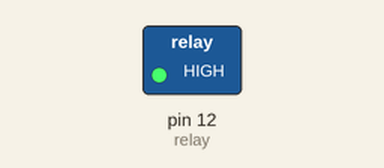
Simulated run of this sketch. Board: Arduino Uno, built with avr-gcc and run on an emulated ATmega328P. Shown: switched loads named in the sketch (green lamp = pin HIGH). What the sketch prints to the serial monitor is not drawn.

Above: at 0.3 s.
Timing chart, 0 to 1.8 s (numbered marks = the images above):
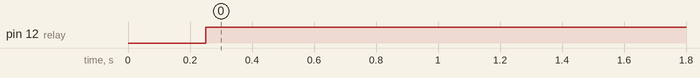

The sketch:

SerialExampleSketch.ino
```cpp
char incomingByte = 0;
char incomingString[26] = {0};
String str;
String buff;
int tim;
int start;
int strikeTotal;
int strikeCurr;
bool rndEnd;
bool boom;

int i;
int j;

//BUZUZER
int buzzer = 11;

int relay = 12;

void setup() {
  // put your setup code here, to run once:
  Serial.begin(9600);
  pinMode(relay,OUTPUT);
}

void loop() {
  // put your main code here, to run repeatedly:
  i = 0;
  while(Serial.available() > 0){
    if(i < 25){
       incomingByte = Serial.read();
       incomingString[i] = incomingByte;
       i++;
       }
     else{
      Serial.read();
     }
  }
  str = String(incomingString);
  //Serial.print(str);

  buff = str.substring(2,5);
  tim = buff.toInt();

  buff = str.substring(8,9);
  start = buff.toInt();

  buff = str.substring(12,13);
  rndEnd = buff.toInt();

  buff = str.substring(16,17);
  strikeCurr = buff.toInt();

  buff = str.substring(20,21);
  strikeTotal = buff.toInt();

  buff = str.substring(24,25);
  boom = buff.toInt();


  //Serial.print("\n\nTime:");
  //Serial.print(tim);
  //Serial.print("\nStart:");
  //Serial.print(start);
  //Serial.print("\nRound End:");
  //Serial.print(rndEnd);
 // Serial.print("\nCurrent Strike:");
 // Serial.print(strikeCurr);
 // Serial.print("\nTotal Strikes:");
  //Serial.print(strikeTotal);
  Serial.print("\nIs Explode?:");
  Serial.print(boom);
 // Serial.print(buff);

  delay(250);

    if(strikeCurr > 0){
     if (j <= 2){
     tone(buzzer, 150 + strikeCurr*strikeCurr*10);
     j += (2 + strikeCurr - 1)/2;
     }
     else{
     noTone(buzzer);
     j += (2 + strikeCurr - 1)/2;
     }
     if (j > 4)
      j = 0;
     }
     else{
      noTone(buzzer);
     }


  if(boom){
    digitalWrite(relay,0);
  }
  else{
    digitalWrite(relay,1);
  }
}
```

Measured:
- by itself, pin 12 (relay): LOW → HIGH at 0.25 s
